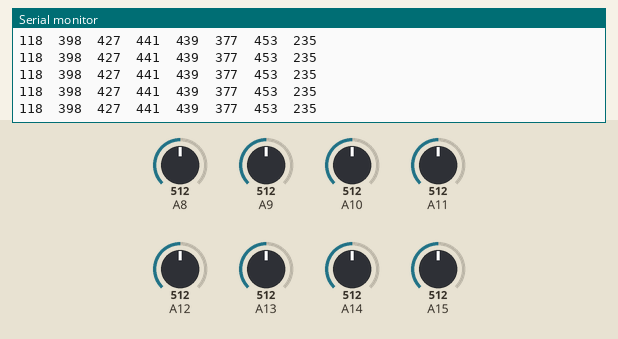
A sketch run on a simulated Arduino Mega 2560, built with avr-gcc and run on an emulated ATmega2560. Shown: the last lines printed to the serial monitor. The test bench sets the inputs (shaded band); at power-on: A8 = 512, A9 = 512, A10 = 512, A11 = 512, A12 = 512, A13 = 512, A14 = 512, A15 = 512.

Above: at 1.2 s.
1.3 s: A8 set to 716
At 1.35 s:
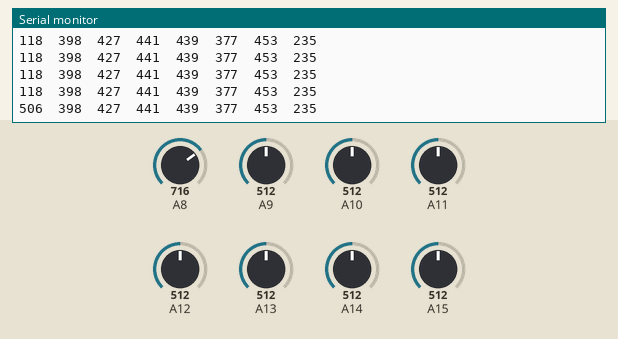
At 2.4 s:
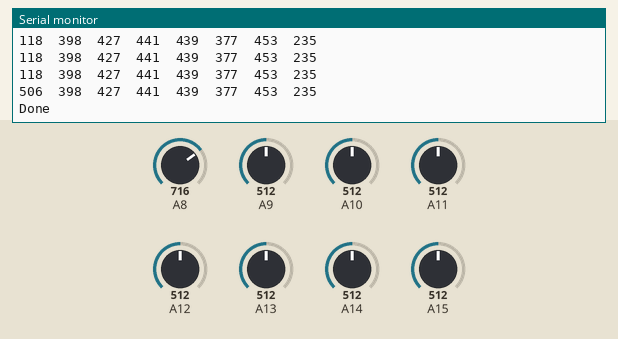

The sketch:

ir_calibration.ino
```cpp
#include <QTRSensors.h>

// This example is designed for use with six analog QTR sensors. These
// reflectance sensors should be connected to analog pins A0 to A5. The
// sensors' emitter control pin (CTRL or LEDON) can optionally be connected to
// digital pin 2, or you can leave it disconnected and remove the call to
// setEmitterPin().
//
// The main loop of the example reads the raw sensor values (uncalibrated). You
// can test this by taping a piece of 3/4" black electrical tape to a piece of
// white paper and sliding the sensor across it. It prints the sensor values to
// the serial monitor as numbers from 0 (maximum reflectance) to 1023 (minimum
// reflectance).

QTRSensors qtr;

const uint8_t SensorCount = 8;
int sensorValues[SensorCount];
const int32_t offsetVal[SensorCount] = {449, 227, 197, 180, 183, 247, 160, 373};
const int32_t normVal[SensorCount] = {525, 712, 734, 749, 747, 699, 774, 587};
int32_t s[SensorCount];


void setup()
{
  // configure the sensors
  qtr.setTypeAnalog();
  qtr.setSensorPins((const uint8_t[]){A8, A9, A10, A11, A12, A13, A14, A15}, SensorCount);
  qtr.setEmitterPin(2);

  Serial.begin(9600);
}


void loop()
{
  for (int i = 0; i<25; i++)
  {
  // read raw sensor values
  qtr.read(sensorValues);

  // print the sensor values as numbers from 0 to 1023, where 0 means maximum
  // reflectance and 1023 means minimum reflectance
  for (uint8_t i = 0; i < SensorCount; i++)
  {
    s[i] = (sensorValues[i]-offsetVal[i])*1000/normVal[i];
    if(s[i] < 0)
    {
      s[i] = 0;
    }
    Serial.print(s[i]);
//    Serial.print(sensorValues[i]);
    Serial.print('\t');
  }
  Serial.println();
  delay(50);
  }
  Serial.print("Done");
  Serial.println();

  delay(5000);
}
```

Measured:
- after the input at 1.3 s, the serial monitor: prints a new line at once (image 1)
